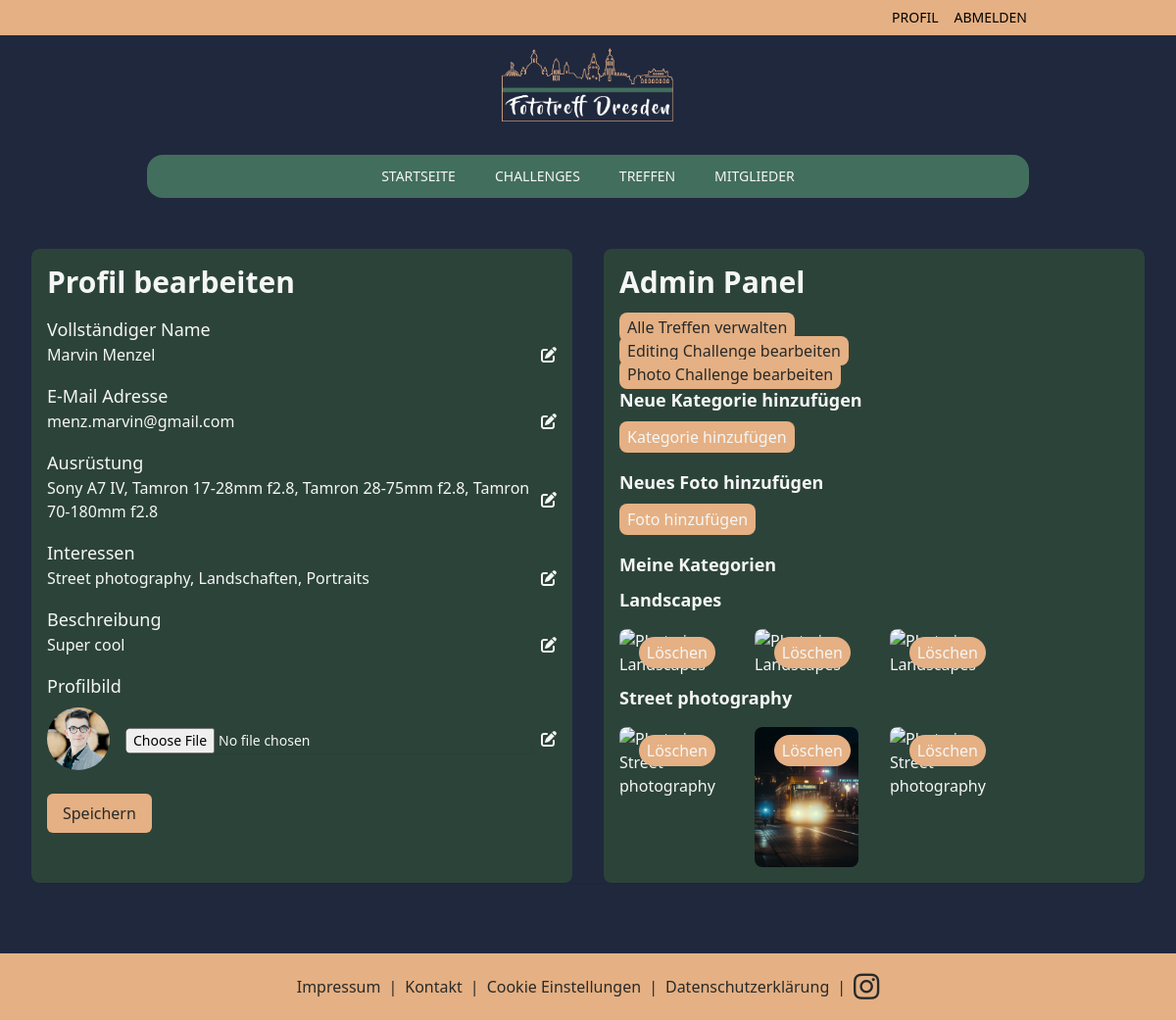
Page /profile/ (signed in) on the committed database.
### members/models.py (models this page shows, shortened)
class CustomUser(AbstractUser):
    email = models.EmailField(unique=True)
    full_name = models.CharField(max_length=100)
    equipment = models.TextField()
    interests = models.TextField()
    description = models.TextField()
    picture = models.ImageField(upload_to='profiles/', blank=True, null=True)

class PhotoCategory(models.Model):
    user = models.ForeignKey(CustomUser, related_name='categories', on_delete=models.CASCADE)
    name = models.CharField(max_length=100)

class UserPhoto(models.Model):
    user = models.ForeignKey(CustomUser, related_name='photos', on_delete=models.CASCADE)
    category = models.ForeignKey(PhotoCategory, related_name='photos', on_delete=models.CASCADE)
    image = models.ImageField(upload_to='user_photos/')
    description = models.TextField(blank=True, null=True)

### members/views.py (the view)
# urls.py: path('profile/', profile_edit, name='profile_edit'),
@login_required
def profile_edit(request):
    user = request.user  # Get the authenticated user
    if request.method == 'POST':
        form = ProfileForm(request.POST, request.FILES, instance=user)
        if form.is_valid():
            form.save()
            return redirect('members:profile_edit')
    else:
        form = ProfileForm(instance=user)
    return render(request, 'members/profile_edit.html', {'form': form, 'user': user})

### members/forms.py
class ProfileForm(forms.ModelForm):
    class Meta:
        model = CustomUser
        fields = ['full_name', 'equipment', 'interests', 'description', 'picture']

### members/templates/members/profile_edit.html (shortened to what this page needs)
{% extends 'main/base.html' %}
{% load static %}
{% block content %}
<div class="mt-12 mb-8 rounded-lg max-w-4xl mx-auto py-6 sm:px-6 lg:px-8">
    <div class="overflow-hidden shadow-sm sm:rounded-lg">
        <div class="grid grid-cols-1 lg:grid-cols-2 gap-8">
            <div class="bg-fgreen-800 rounded-lg p-4">
                <h1 class="text-3xl font-bold mb-4">Profil bearbeiten</h1>
                <form method="post" enctype="multipart/form-data">
                    <div class="mb-4">
                        <label for="id_full_name" class="block text-lg font-medium text-gray-50">Vollständiger Name</label>
                        <div class="flex items-center">
                            <div class="flex-grow">
                                <p class="text-white">{{ user.full_name }}</p>
                            </div>
                            <a href="#" class="ml-2 text-gray-400 hover:text-gray-600 edit-icon"><i class="fas fa-edit"></i></a>
                        </div>
                    </div>
                    <div class="mb-4">
                        <label for="id_email" class="block text-lg font-medium text-gray-50">E-Mail Adresse</label>
                        <div class="flex items-center">
                            <div class="flex-grow">
                                <p class="text-white">{{ user.email }}</p>
                            </div>
                            <a href="#" class="ml-2 text-gray-400 hover:text-gray-600 edit-icon"><i class="fas fa-edit"></i></a>
                        </div>
                    </div>
                    <div class="mb-4">
                        <label for="id_equipment" class="block text-lg font-medium text-gray-50">Ausrüstung</label>
                        <div class="flex items-center">
                            <div class="flex-grow">
                                <p class="text-white">{{ user.equipment }}</p>
                            </div>
                            <a href="#" class="ml-2 text-gray-400 hover:text-gray-600 edit-icon"><i class="fas fa-edit"></i></a>
                        </div>
                    </div>
                    <div class="mb-4">
                        <label for="id_interests" class="block text-lg font-medium text-gray-50">Interessen</label>
                        <div class="flex items-center">
                            <div class="flex-grow">
                                <p class="text-white">{{ user.interests }}</p>
                            </div>
                            <a href="#" class="ml-2 text-gray-400 hover:text-gray-600 edit-icon"><i class="fas fa-edit"></i></a>
                        </div>
                    </div>
                    <div class="mb-4">
                        <label for="id_description" class="block text-lg font-medium text-gray-50">Beschreibung</label>
                        <div class="flex items-center">
                            <div class="flex-grow">
                                <p class="text-white">{{ user.description }}</p>
                            </div>
                            <a href="#" class="ml-2 text-gray-400 hover:text-gray-600 edit-icon"><i class="fas fa-edit"></i></a>
                        </div>
                    </div>
                    <div class="mb-4">
                        <label for="id_picture" class="mb-2 block text-lg font-medium text-gray-50">Profilbild</label>
                        <div class="flex items-center">
                            {% if user.picture %}
                                <img src="{{ user.picture.url }}" alt="Profilbild" class="w-16 h-16 rounded-full mr-4">
                            {% else %}
                                <div class="w-16 h-16 rounded-full bg-gray-300 mr-4"></div>
                            {% endif %}
                            <input type="file" name="picture" id="id_picture" accept="image/*" class="mt-1 block w-full shadow-sm sm:text-sm focus:ring-indigo-500 focus:border-indigo-500 border-gray-300 rounded-md">
                            <a href="#" class="ml-2 text-gray-400 hover:text-gray-600 edit-icon"><i class="fas fa-edit"></i></a>
                        </div>
                    </div>
                    <div class="mt-6 text-fgray-900">
                        <button type="submit" class="bg-forange-300 gray-800 text-fgray-950 px-4 py-2 rounded-md hover:bg-gray-700">Speichern</button>
                    </div>
                </form>
            </div>
            <div class="bg-fgreen-800 p-4 rounded-lg">
                {% if user.is_staff %}
                    <h2 class="text-3xl font-bold mb-4 text-white">Admin Panel</h2>
                    <ul class="text-fgray-950">
                        <li><a href="{% url 'meetup_list_private' %}" class="bg-forange-300 py-1 px-2 rounded-lg hover:text-fgray-950">Alle Treffen verwalten</a></li>
                        <li><a href="{% url 'editing_challenge:editing_challenge_list_private' %}" class="bg-forange-300 py-1 px-2 rounded-lg hover:text-fgray-950">Editing Challenge bearbeiten</a></li>
                        <li><a href="{% url 'photo_challenge:photo_challenge_list_private' %}" class="bg-forange-300 py-1 px-2 rounded-lg hover:text-fgray-950">Photo Challenge bearbeiten</a></li>
                    </ul>
                {% endif %}
                {% if user.is_authenticated %}
                    <h2 class="text-lg font-bold mb-2">Neue Kategorie hinzufügen</h2>
                    <form method="post" action="{% url 'members:add_category' %}">
                        <button type="submit" class="text-fgray-50 bg-forange-300 py-1 px-2 rounded-lg">Kategorie hinzufügen</button>
                    </form>
                    <h2 class="text-lg font-bold mb-2 mt-4">Neues Foto hinzufügen</h2>
                    <form method="post" action="{% url 'members:add_photo' %}" enctype="multipart/form-data" class="text-fgray-950">
                        <button type="submit" class="text-fgray-50 bg-forange-300 py-1 px-2 rounded-lg">Foto hinzufügen</button>
                    </form>
                    <h2 class="text-lg font-bold mb-2 mt-4">Meine Kategorien</h2>
                    {% for category in user.categories.all %}
                        <h3 class="text-lg font-bold mt-2">{{ category.name }}</h3>
                        <div class="mt-4 columns-1 gap-5 sm:columns-2 sm:gap-8 md:columns-3 lg:columns-4 [&>img:not(:first-child)]:mt-8">
                            {% for photo in category.photos.all %}
                                <div class="first:mt-0 relative mt-4">
                                    <img src="{{ photo.image.url }}" alt="Photo in {{ category.name }}" class="rounded-lg">
                                    <form method="post" action="{% url 'members:delete_photo' photo.id %}">
                                        <button type="submit" class="py-1 px-2 bg-forange-300 absolute top-2 right-2 bg-red-500 text-white rounded-full p-1">Löschen</button>
                                    </form>
                                </div>
                            {% endfor %}
                        </div>
                    {% endfor %}
                {% endif %}
            </div>
        </div>
    </div>
</div>
{% endblock %}

### rows in the picture
CustomUser: full_name "Marvin Menzel", email "menz.marvin@gmail.com", equipment "Sony A7 IV, Tamron 17-28mm f2.8, Tamron 28-75mm f2.8, Tamron 70-180mm f2.8", interests "Street photography, Landschaften, Portraits", description "Super cool", picture (picture)
PhotoCategory: name "Landscapes"
PhotoCategory: name "Street photography"
UserPhoto: image (picture)
